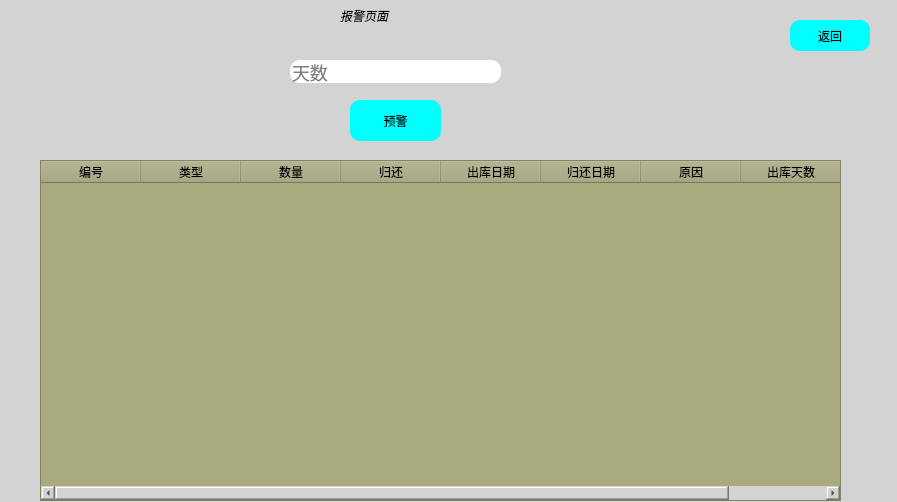
<?xml version="1.0" encoding="UTF-8"?>
<ui version="4.0">
 <class>equipmentAlarms</class>
 <widget class="QDialog" name="equipmentAlarms">
  <property name="geometry">
   <rect>
    <x>0</x>
    <y>0</y>
    <width>897</width>
    <height>502</height>
   </rect>
  </property>
  <property name="windowTitle">
   <string>Dialog</string>
  </property>
  <property name="styleSheet">
   <string notr="true">background-color: rgb(211,211,211);
background-position: center center;</string>
  </property>
  <widget class="QLineEdit" name="lineEdit_indetify">
   <property name="geometry">
    <rect>
     <x>290</x>
     <y>60</y>
     <width>211</width>
     <height>23</height>
    </rect>
   </property>
   <property name="styleSheet">
    <string notr="true">color: #000000;
background-color: rgb(255, 255, 255);
	font-size:18px;
	border-style:outset;
	border-radius:10px;</string>
   </property>
   <property name="placeholderText">
    <string>天数</string>
   </property>
  </widget>
  <widget class="QPushButton" name="btn_call">
   <property name="geometry">
    <rect>
     <x>350</x>
     <y>100</y>
     <width>91</width>
     <height>41</height>
    </rect>
   </property>
   <property name="styleSheet">
    <string notr="true">background:#00FFFF;
	border-style:outset;
	border-radius:10px;</string>
   </property>
   <property name="text">
    <string>预警</string>
   </property>
  </widget>
  <widget class="QLabel" name="label">
   <property name="geometry">
    <rect>
     <x>340</x>
     <y>0</y>
     <width>131</width>
     <height>31</height>
    </rect>
   </property>
   <property name="styleSheet">
    <string notr="true">font: 700 16pt &quot;Microsoft YaHei UI&quot;;
background:rgba(85,170,225,0);
	font-style: italic bold;
	font size:14px;</string>
   </property>
   <property name="text">
    <string>报警页面</string>
   </property>
  </widget>
  <widget class="QTableWidget" name="tableWidget">
   <property name="geometry">
    <rect>
     <x>40</x>
     <y>160</y>
     <width>801</width>
     <height>341</height>
    </rect>
   </property>
   <property name="styleSheet">
    <string notr="true">background-color: rgb(170, 170, 127);</string>
   </property>
   <column>
    <property name="text">
     <string>编号</string>
    </property>
   </column>
   <column>
    <property name="text">
     <string>类型</string>
    </property>
   </column>
   <column>
    <property name="text">
     <string>数量</string>
    </property>
   </column>
   <column>
    <property name="text">
     <string>归还</string>
    </property>
   </column>
   <column>
    <property name="text">
     <string>出库日期</string>
    </property>
   </column>
   <column>
    <property name="text">
     <string>归还日期</string>
    </property>
   </column>
   <column>
    <property name="text">
     <string>原因</string>
    </property>
   </column>
   <column>
    <property name="text">
     <string>出库天数</string>
    </property>
   </column>
  </widget>
  <widget class="QPushButton" name="btn_return">
   <property name="geometry">
    <rect>
     <x>790</x>
     <y>20</y>
     <width>80</width>
     <height>31</height>
    </rect>
   </property>
   <property name="styleSheet">
    <string notr="true">background:#00FFFF;
	border-style:outset;
	border-radius:10px;</string>
   </property>
   <property name="text">
    <string>返回</string>
   </property>
  </widget>
 </widget>
 <resources/>
 <connections/>
</ui>
